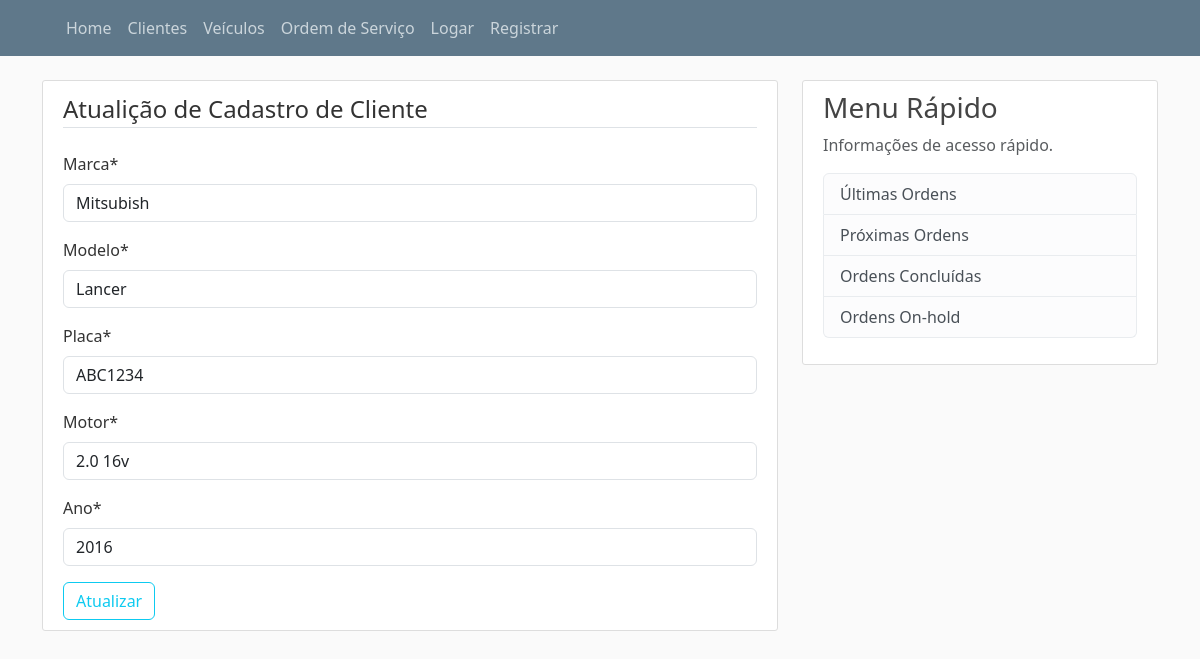
Page /garage/veiculos/15/update/ on the committed database.
### garage/models.py (models this page shows, shortened)
class Veiculo(models.Model):
    marca = models.CharField(max_length=50)
    modelo = models.CharField(max_length=50)
    slug = models.SlugField(max_length=250, unique=True)
    placa = models.CharField(max_length=250)
    motor = models.CharField(max_length=150)
    ano = models.CharField(max_length=50)
    data_criacao = models.DateField(auto_now_add=True)
    autor = models.ForeignKey(User, on_delete=models.CASCADE)

### garage/views.py (the view, shortened to what this page needs)
# urls.py: path('veiculos/<int:pk>/update/', VeiculoUpdateView.as_view(), name='veiculo-update'),
class VeiculoUpdateView(UpdateView):
    model = Veiculo
    fields = ['marca','modelo', 'placa', 'motor', 'ano']
    template_name = 'garage/veiculos/veiculo_update_form.html'

### templates/garage/veiculos/veiculo_update_form.html (shortened to what this page needs)
{% extends "garage/base.html" %}
{% load crispy_forms_tags %}
{% block content %}
    <div class="content-section">
        <form method="POST">
            <fieldset class="form-group">
                <legend class="border-bottom mb-4">Atualição de Cadastro de Cliente</legend>
                {{ form|crispy }}
            </fieldset>
            <div class="form-group">
                <button class="btn btn-outline-info" type="submit">Atualizar</button>
            </div>
        </form>
    </div>
{% endblock content %}

### garage/static/css/main.css (style rules this page uses)
body { background: #fafafa; color: #333333; margin-top: 5rem; }
.content-section { background: #ffffff; padding: 10px 20px; border: 1px solid #dddddd; border-radius: 3px; margin-bottom: 20px; }

### rows in the picture
Veiculo: marca "Mitsubish", modelo "Lancer", placa "ABC1234", motor "2.0 16v", ano "2016"
